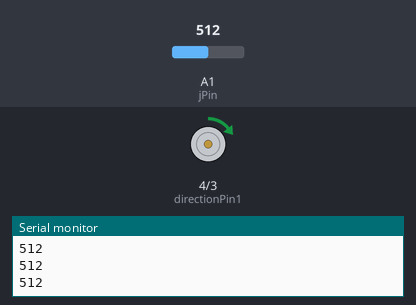
This sketch was run on a simulated Arduino Uno, built with avr-gcc and run on an emulated ATmega328P. Shown: motor-driver pin pairs drawn as motors (green arrow = first pin HIGH = forward, orange = second pin HIGH = backward, longer = more drive, scaled by the enable pin), the last lines printed to the serial monitor. The test bench sets the inputs (shaded band); at power-on: A1 (jPin) = 512.

Above: at 1.2 s.
1.3 s: A1 (jPin) set to 495
At 1.9 s:
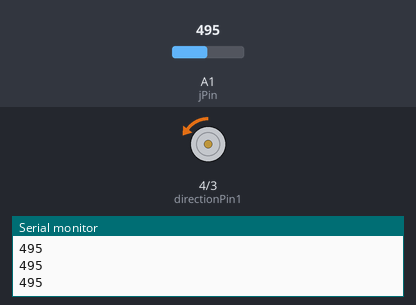
3.1 s: A1 (jPin) set to 306
At 4.6 s:
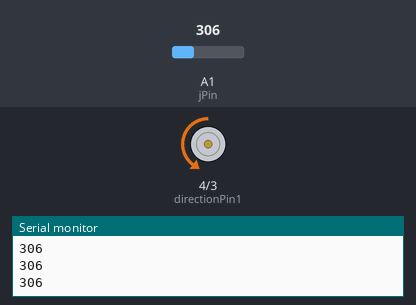
4.9 s: A1 (jPin) set to 122
At 6.1 s:
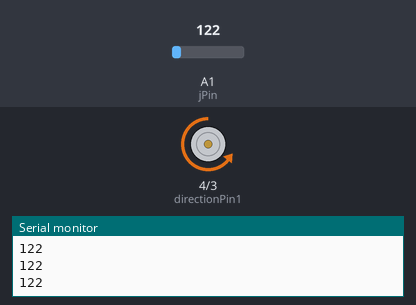
6.7 s: A1 (jPin) set to 716
At 7.6 s:
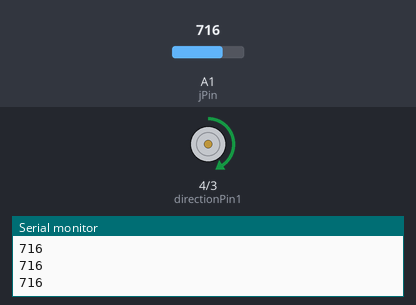
8.5 s: A1 (jPin) set to 900
At 10.0 s:
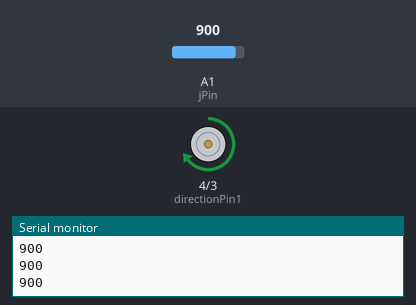
10.3 s: A1 (jPin) set to 494
At 11.7 s:
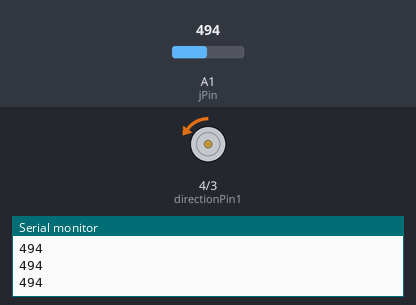
Timing chart, 0 to 13.1 s (numbered marks = the images above; inputs shaded):
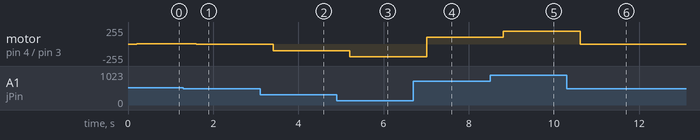

The sketch:

ControlingDCMotorJoyStick.ino
```cpp
int speedPin=5;
int directionPin1=4; //High clockwise
int directionPin2=3; //Low clockwise
float mSpeed;
int jPin=A1;
int jVal;


void setup() {
  // put your setup code here, to run once:
  pinMode(speedPin,OUTPUT);
  pinMode(directionPin1,OUTPUT);
  pinMode(directionPin2,OUTPUT);
  pinMode(jPin,INPUT);
  Serial.begin(9600);

}

void loop() {
  // put your main code here, to run repeatedly:
  jVal=analogRead(jPin);
  Serial.println(jVal);
  delay(200);

if (jVal==505 || jVal==504){
  analogWrite(speedPin,0);
}

if (jVal>505){
  mSpeed=jVal*(255./518.)-249;
  analogWrite(speedPin,mSpeed);
  digitalWrite(directionPin1,HIGH);
  digitalWrite(directionPin2,LOW);
}

if (jVal<504){
  mSpeed=jVal*(255./-505.)+255;
  analogWrite(speedPin,mSpeed);
  digitalWrite(directionPin1,LOW);
  digitalWrite(directionPin2,HIGH);
}

}
```

Measured:
- after the input at 1.3 s, motor on pin 4 (directionPin1) / pin 3 (directionPin2): forward 3/255 → backward 5/255 after 0.30 s
- after the input at 3.1 s, motor on pin 4 (directionPin1) / pin 3 (directionPin2): backward 5/255 → backward 100/255 after 0.31 s
- after the input at 4.9 s, motor on pin 4 (directionPin1) / pin 3 (directionPin2): backward 100/255 → backward 193/255 after 0.31 s
- after the input at 6.7 s, motor on pin 4 (directionPin1) / pin 3 (directionPin2): backward 193/255 → forward 103/255 after 0.31 s
- after the input at 8.5 s, motor on pin 4 (directionPin1) / pin 3 (directionPin2): forward 103/255 → forward 194/255 after 0.31 s
- after the input at 10.3 s, motor on pin 4 (directionPin1) / pin 3 (directionPin2): forward 194/255 → backward 5/255 after 0.32 s
